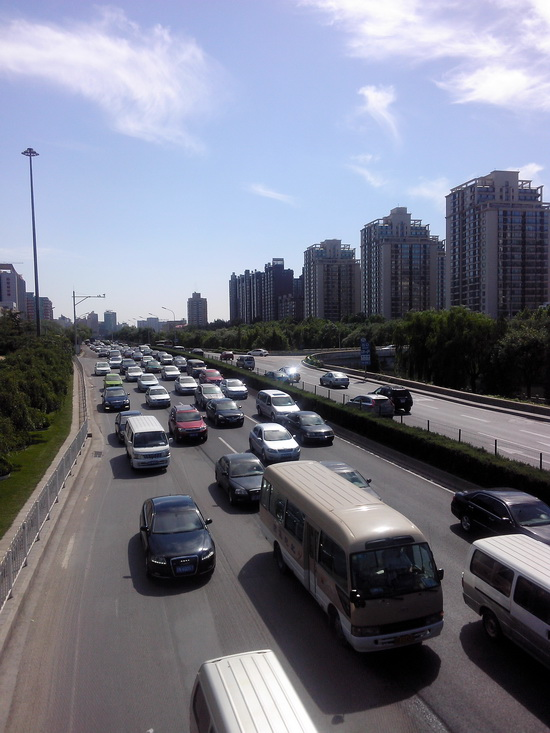
#> input picture test/clear/1909.png, 550 x 733 px
$ python clearImgToHazeimg.py
#> lines starting #> are read from the running program, lines starting #| are printed output that depends on the picture
import cv2, math
import numpy as np
import random

def demo(imgURL):
#> called with imgURL = 'test/clear/1909.png'
    img_path = imgURL # 图片地址和名称，默认是同一层文件地址，如有需要可更改。

    img = cv2.imread(img_path)
#> img is the input picture: shape (733, 550, 3); mean B, G, R 135.2, 121, 118.7
    img_f = img / 255.0 # 归一化
    (row, col, chs) = img.shape
#> row = 733; col = 550; chs = 3

    A = 0.85  # 亮度
    # beta = 0.000005  # 雾的浓度
    beta=0.035
    #beta = betaa[random.randint(0,len(betaa)-1)] # 随机初始化雾的浓度
    size = math.sqrt(max(row, col))  # 雾化尺寸，可根据自己的条件进行调节，一般的范围在中心点位置但不是很大，可自己手动设置参数
#> size = 27.07
    # size = 40 # 这是我自己设置的参数，效果很不错
    center = (row // 2, col // 2)  # 雾化中心 就是图片的中心
#> center = (366, 275)
    for j in range(row):
        for l in range(col):
            d = -0.04 * math.sqrt((j - center[0]) ** 2 + (l - center[1]) ** 2) + size
            td = math.exp(-beta * d)
            img_f[j][l][:] = img_f[j][l][:] * td + A * (1 - td) # 标准光学模型，图片的RGB三通道进行加雾
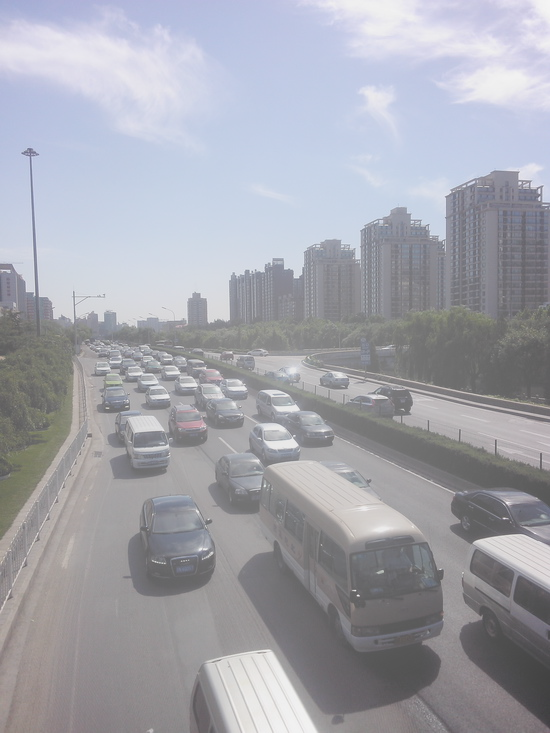
#> img_f: shape (733, 550, 3) float64; mean B, G, R 0.679, 0.647, 0.643
    cv2.imwrite('2.jpg', img_f * 255) # 图片生成名字，切记务必要回复图片 *255，否则生成图片错误，可以尝试
    cv2.imshow("src", img)
    cv2.imshow("dst", img_f) # 显示图片

if __name__ == '__main__':
    url="test/clear/1909.png"
    demo(url)

$ run again, with test/clear/0023.png copied over test/clear/1909.png
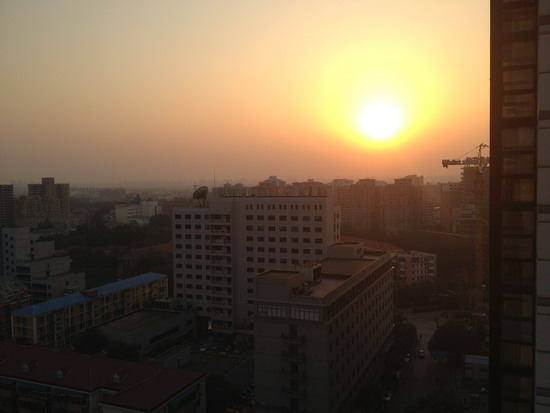
#> input picture test/clear/0023.png, 550 x 413 px
#> in demo, img is the input picture: shape (413, 550, 3); mean B, G, R 69.2, 90.9, 108.7
#> after the loop in demo, `for j in range(row):`:
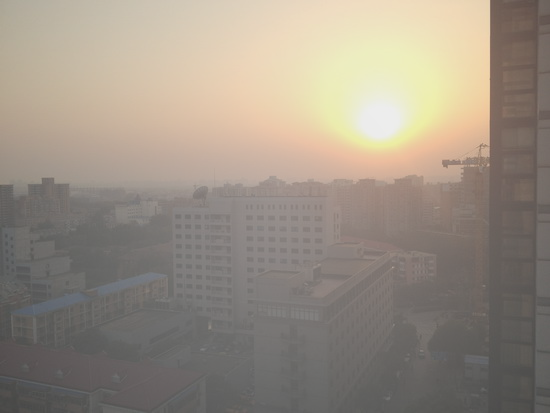
#> img_f: shape (413, 550, 3) float64; mean B, G, R 0.517, 0.565, 0.604

$ run again, with test/clear/0098.png copied over test/clear/1909.png
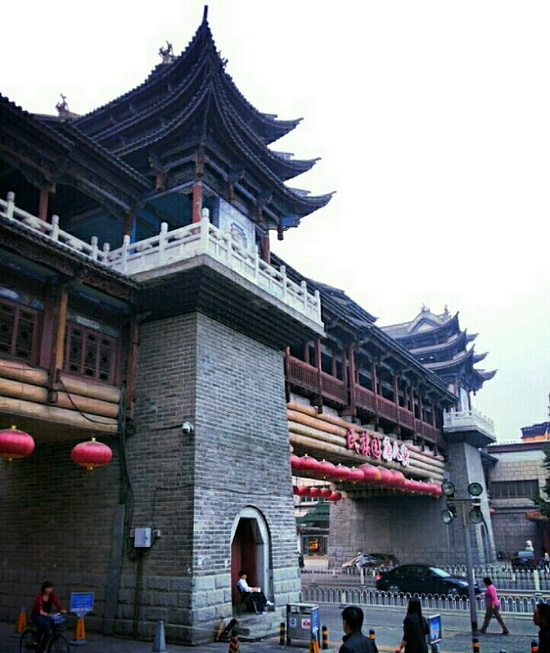
#> input picture test/clear/0098.png, 550 x 653 px
#> in demo, img is the input picture: shape (653, 550, 3); mean B, G, R 138.2, 131.1, 126.9
#> after the loop in demo, `for j in range(row):`:
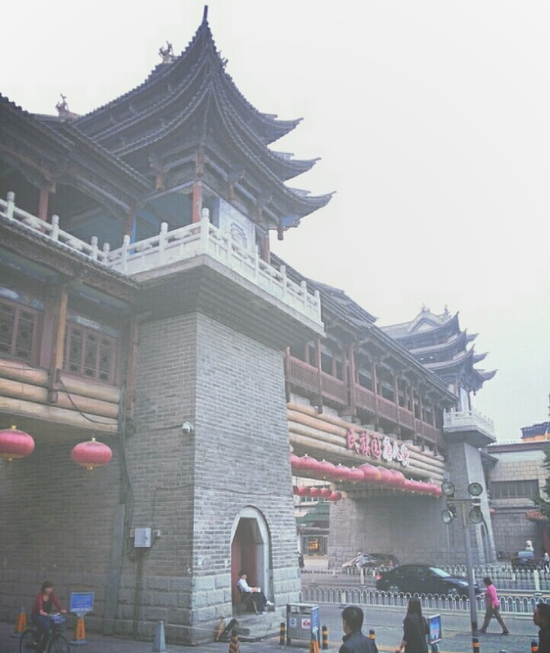
#> img_f: shape (653, 550, 3) float64; mean B, G, R 0.677, 0.662, 0.653
